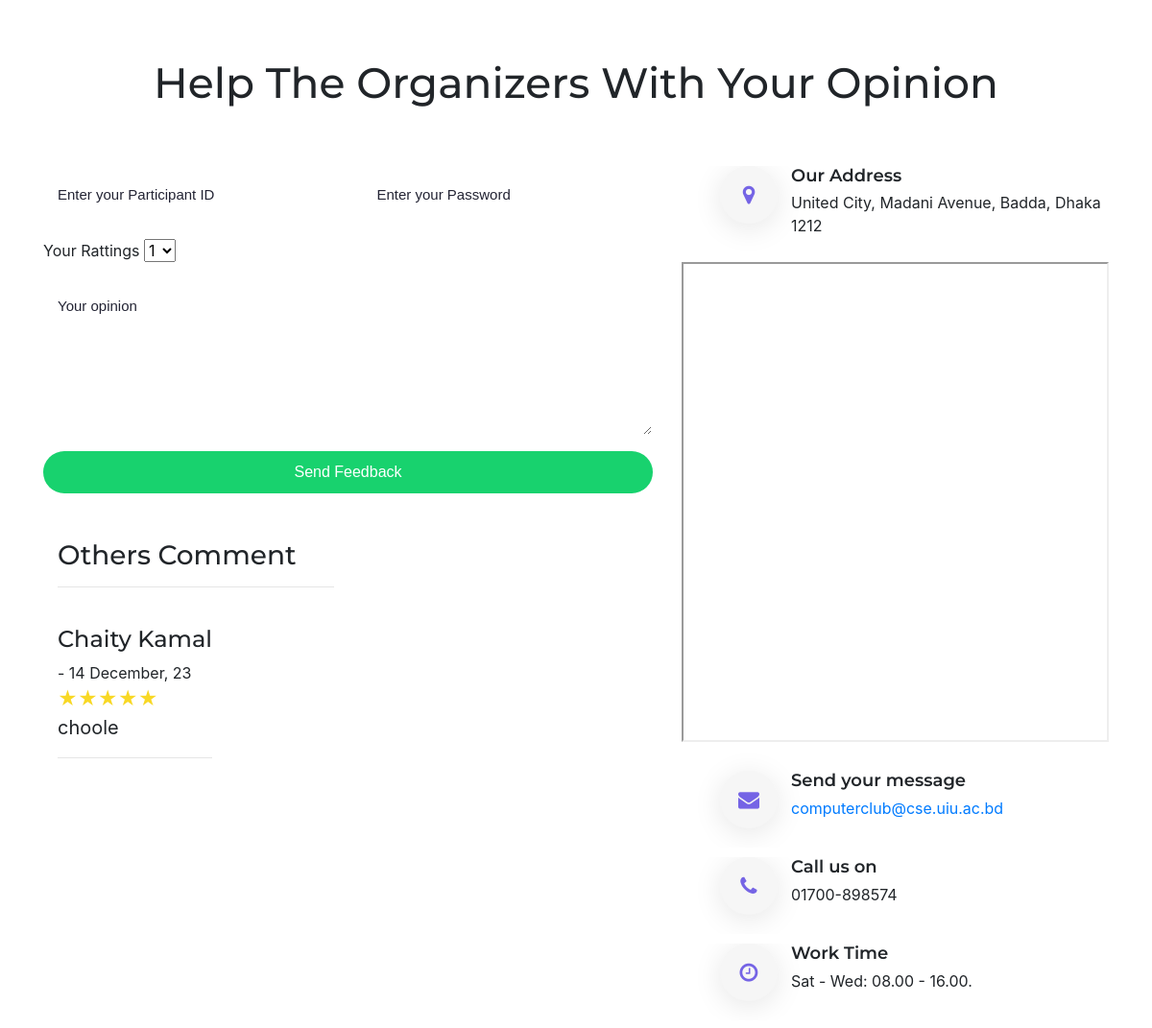
The app's page /feedback.php?eid=104 with its own data.
### tables this page shows
CREATE TABLE `feedback_` (
  `Rating` int(11) NOT NULL,
  `Comments` varchar(500) NOT NULL,
  `EventID` int(11) NOT NULL,
  `Fid` int(11) NOT NULL,
  `Pid` int(11) NOT NULL,
  `date` date DEFAULT NULL
);

CREATE TABLE `organizer` (
  `OrganizerID` int(11) NOT NULL,
  `OrganizerName` varchar(100) NOT NULL,
  `OrganizerEmail` varchar(50) NOT NULL,
  `OrganizerContactNumber` varchar(20) NOT NULL,
  `OrganizerFileLogo` varchar(100) DEFAULT NULL,
  `OrganizerDescription` varchar(500) NOT NULL,
  `OrganizerPass` varchar(100) DEFAULT NULL
);

### feedback.php (the view, shortened to what this page needs)
<?php
    $servername = "localhost";
    $username = "root";
    $password = "";
    $database = "eventadministration";
    $conn = mysqli_connect($servername,$username,$password,$database);
    $eid= $_GET['eid'];
 ?>
<!DOCTYPE html>
<html lang="en">
<head>
  <link href="lib/bootstrap/css/bootstrap.min.css" rel="stylesheet">
  <link href="lib/font-awesome/css/font-awesome.min.css" rel="stylesheet">
  <link href="lib/animate/animate.min.css" rel="stylesheet">
  <link href="lib/ionicons/css/ionicons.min.css" rel="stylesheet">
  <link href="lib/owlcarousel/assets/owl.carousel.min.css" rel="stylesheet">
  <link href="lib/lightbox/css/lightbox.min.css" rel="stylesheet">
  <link href="css/style.css" rel="stylesheet">
<link href="https://cdn.jsdelivr.net/npm/bootstrap@4.4.1/dist/css/bootstrap.min.css" rel="stylesheet">
</head>
<body>
<link href="https://maxcdn.bootstrapcdn.com/font-awesome/4.7.0/css/font-awesome.min.css" rel="stylesheet" />
<div id="contact" class="contact-area section-padding">
<div class="container">
<div class="section-title text-center">
<h1>Help the organizers with your opinion</h1>
</div>
<div class="row">
<div class="col-lg-7">
<div class="contact">
<form class="form" name="enq" method="post" action="#" >
<div class="row">
<div class="form-group col-md-6">
<input type="text" name="pid" class="form-control" placeholder="Enter your Participant ID" required="required">
</div>
<div class="form-group col-md-6">
<input type="text" name="ppass" class="form-control" placeholder="Enter your Password" required="required">
</div>
<div class="form-group col-md-12">
<label for="rating">Your Rattings</label>
  <select name="rating" id="rating">
    <option value="1">1</option>
  </select>
</div>
<div class="form-group col-md-12">
<textarea rows="6" name="comments" class="form-control" placeholder="Your opinion" required="required"></textarea>
</div>
<div class="col-md-12 text-center">
<button type="submit" value="Send message" name="submit" id="submitButton" class="btn btn-contact-bg" title="Submit!">Send Feedback</button>
</div>
</div>
</form>
<br> <br>
<section>
    <?php
    $query="SELECT concat(ParticipantFirstName,' ',ParticipantlastName) as name,Rating,Comments,date
    FROM feedback_ JOIN participants on feedback_.Pid=participants.ParticipantID
    where EventID = $eid";
    $result= mysqli_query($conn, $query);
  echo '<div class="container">
        <div class="row">
            <div class="col-sm-5 col-md-6 col-12 pb-4">
                <h3>Others Comment</h3>  <hr>';
                if(mysqli_num_rows($result) > 0)
                {
                  while($row = mysqli_fetch_assoc($result)){
                echo '<div class="comment mt-4 text-justify float-left">
                    <h4>'. $row['name'] .'</h4>
                    <span>- '. date('j F, y',strtotime($row['date']))  .'</span>
                    <br>';
                        for ($i = 1; $i <= 5; $i++) {
                         echo "<span class='star " . (($i <= $row['Rating']) ? 'filled' : '') . "'>&#9733;</span>";
                     }
                    echo '<p style="font-size: 20px;">'. $row['Comments'] .'</p>
                    <hr>
                </div>  ' ;
                  }
                }
           echo '</div>
        </div>
    </div>';
    ?>
</section>
</div>
</div>
<div class="col-lg-5">
<div class="single_address">
<i class="fa fa-map-marker" ></i>
<h4>Our Address</h4>
<p>United City, Madani Avenue, Badda, Dhaka 1212</p>
</div>
<?php
    $address = 'UIU united city';
    $address= str_replace(" ","+",$address);
    ?>
    <iframe width="100%" height="500" src="https://maps.google.com/maps?q=<?php
    echo $address; ?>&output=embed"></iframe>
<div class="single_address">
    <br>
<i class="fa fa-envelope"></i>
<h4>Send your message</h4>
<?php
 $sql = "SELECT OrganizerContactNumber,OrganizerEmail FROM organizer join events on events.OrganizerID=organizer.OrganizerID where EventID=$eid";
 $result = mysqli_query($conn, $sql);
 if(mysqli_num_rows($result) > 0)
 {
    while($row = mysqli_fetch_assoc($result)){
   echo '
<p><a href="#" class="__cf_email__" data-cfemail="e7ae898188a7829f868a978b82c984888a">'. $row["OrganizerEmail"] .'</a></p>
</div>
<div class="single_address">
<i class="fa fa-phone"></i>
<h4>Call us on</h4>
    <p>'. $row["OrganizerContactNumber"] .'</p>';
    }
}
?>
</div>
<div class="single_address">
<i class="fa fa-clock-o"></i>
<h4>Work Time</h4>
<p>Sat - Wed: 08.00 - 16.00. </p>
</div>
</div>
</div>
</div>
</div>
</body>
</html>

### css/style.css (style rules this page uses)
body { color: #666666; font-family: "Open Sans", sans-serif; }
a { color: #18d26e; transition: 0.5s; }
p { padding: 0; margin: 0 0 30px 0; }
h1, h2, h3, h4, h5, h6 { font-family: "Montserrat", sans-serif; font-weight: 400; margin: 0 0 20px 0; padding: 0; }
#contact { padding: 60px 0; }
#contact .form input, #contact .form textarea { padding: 10px 14px; border-radius: 0; box-shadow: none; font-size: 15px; }
#contact .form button[type="submit"] { background: #18d26e; border: 0; padding: 10px 30px; color: #fff; transition: 0.4s; cursor: pointer; }

### feedback.php (style rules this page uses)
.star { color: #ddd; font-size: 20px; cursor: pointer; }
.filled { color: #f8d825; }
.contact-area { background-attachment: fixed; background-size: cover; background-position: center; }
.contact input { background: #fff; border: 1px solid #fff; border-radius: 3px; -webkit-box-shadow: none; box-shadow: none; color: #232434; font-size: 16px; height: 60px; padding: 10px; width: 100%; font-family: 'poppins', sans-serif; padding-left: 30px; -webkit-transition: all 0.3s ease 0s; -o-transition: all 0.3s ease 0s; transition: all 0.3s ease 0s; }
.contact textarea { background: #fff; border: 1px solid #fff; border-radius: 3px; -webkit-box-shadow: none; box-shadow: none; color: #232434; font-size: 16px; padding: 10px; width: 100%; font-family: 'poppins', sans-serif; padding-left: 30px; -webkit-transition: all 0.3s ease 0s; -o-transition: all 0.3s ease 0s; transition: all 0.3s ease 0s; }
.form-control::placeholder { color: #232434; opacity: 1; }
.btn-contact-bg { border-radius: 30px; color: #fff; outline: medium none !important; padding: 15px 27px; text-transform: capitalize; -webkit-transition: all 0.3s ease 0s; -o-transition: all 0.3s ease 0s; transition: all 0.3s ease 0s; background: #7564e5; font-family: 'poppins', sans-serif; cursor: pointer; width: 100%; }
.single_address { overflow: hidden; margin-bottom: 10px; padding-left: 40px; }
.single_address i { background: #f6f6f6; color: #7564e5; border-radius: 30px; width: 60px; height: 60px; line-height: 60px; text-align: center; float: left; margin-right: 14px; font-size: 22px; -webkit-box-shadow: 0 5px 30px 0 rgba(0, 0, 0, 0.1); box-shadow: 0 5px 30px 0 rgba(0, 0, 0, 0.1); margin-bottom: 20px; -webkit-transition: all 0.3s ease 0s; -o-transition: all 0.3s ease 0s; transition: all 0.3s ease 0s; }
.single_address h4 { font-size: 18px; margin-bottom: 0px; overflow: hidden; font-weight: 600; }
.single_address p { overflow: hidden; margin-top: 5px; }
.section-title h1 { font-size: 44px; font-weight: 500; margin-top: 0; position: relative; text-transform: capitalize; margin-bottom: 15px; }
.section-title { margin-bottom: 60px; }
.text-center { text-align: center!important; }

### records on screen
feedback_: name "Chaity Kamal", date "14 December, 23", Comments "choole"
organizer: OrganizerEmail "computerclub@cse.uiu.ac.bd", OrganizerContactNumber "01700-898574"
